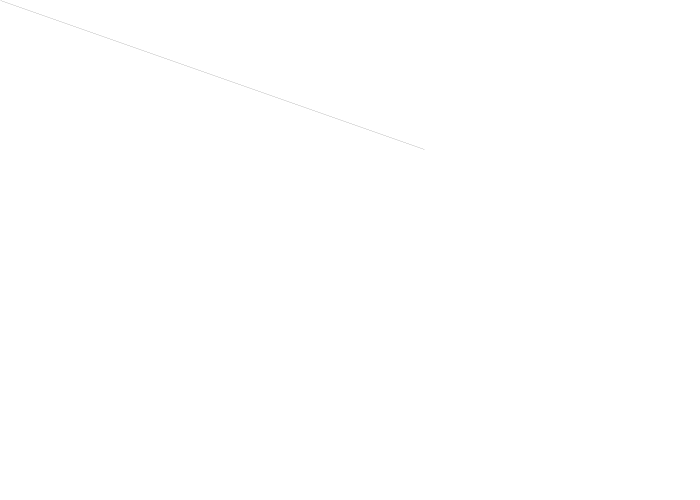
Frame 1 (no input)
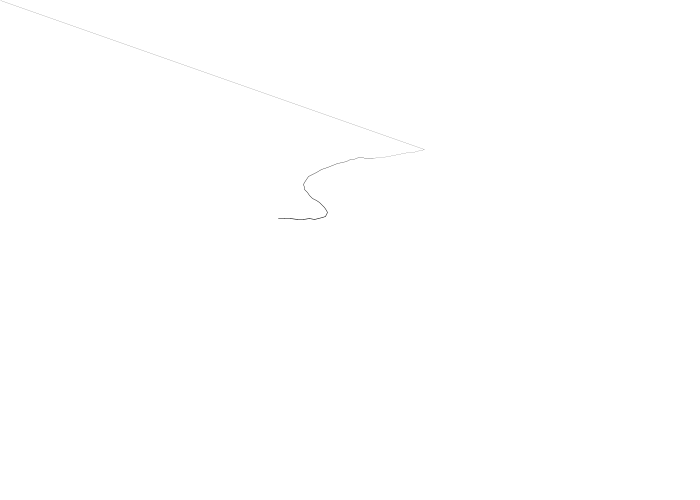
Frame 60 (the mouse pressed at the canvas centre just before this capture)
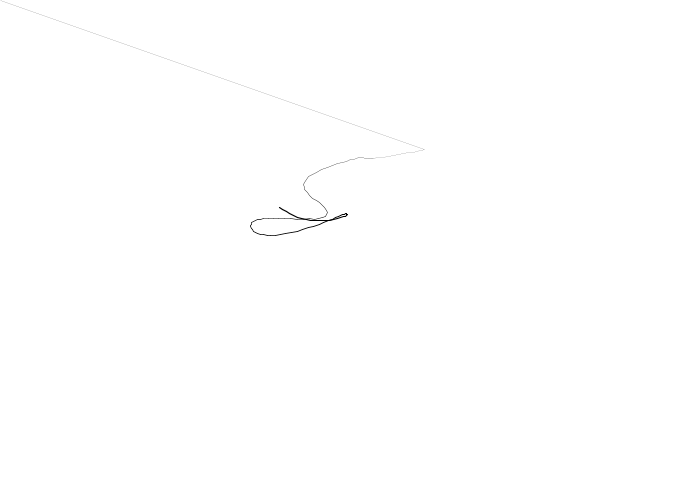
Frame 120 (the mouse held since frame 60 and released just before this capture)

The Processing sketch that drew these frames (run headless with seeded random() and noise(); from frame 60 on, the mouse is pressed at the canvas centre):

// Processing sketch: processing_7301
// ── processing_7301.pde


//|||||||||||||||||||||||||||||||||||||\\
//||                                 ||\\
//||  Sunil vallu                    ||\\
//||  New Media Design               ||\\  
//||  National Institute Of Design   ||\\
//||                                 ||\\
//|||||||||||||||||||||||||||||||||||||\\

float xt = 0.0;
float yt = 100000.0;
float inc = 0.01;
float ox,oy;
// for stroke color
float cs = 0.0;

void setup(){
  size(700,500);
  smooth();
  background(255); 
}


void draw(){
  float x = noise(xt)*width;
  float y = noise(yt)*height;
  xt+=inc;
  yt+=inc;
  stroke(0);
  strokeWeight(cs);
  cs+=inc;
  if(cs>2){
    cs=inc;
  }
  line(x,y,ox,oy);
  ox = x;
  oy = y;
}
